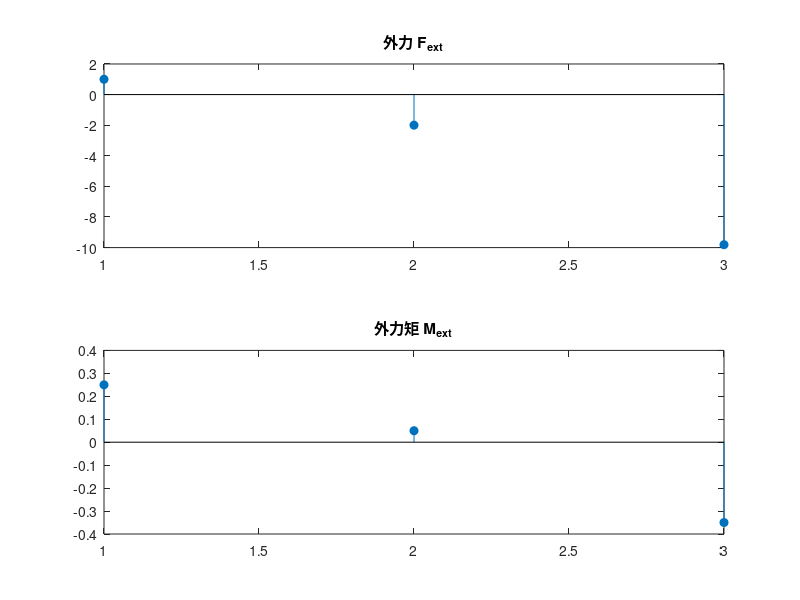
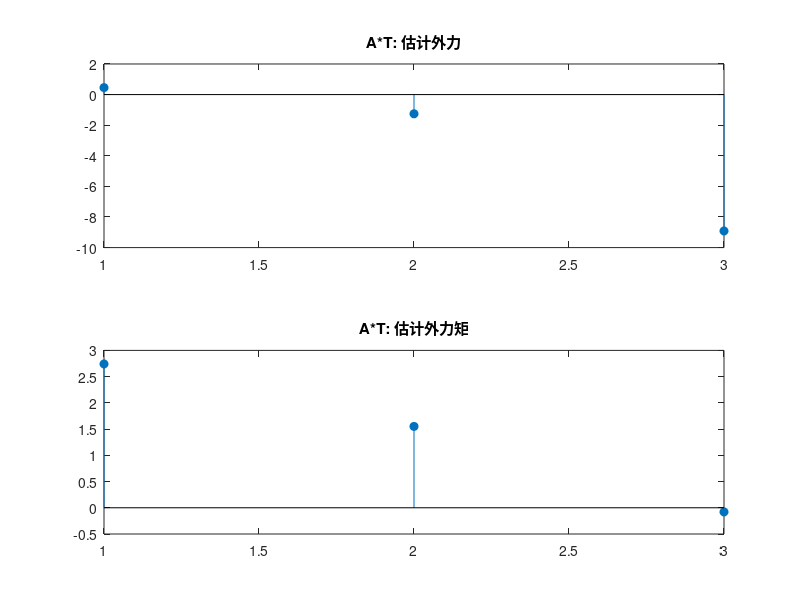

MATLAB code for these plots, in order:
clc;
clear;



%% ----------------------------
%% 参数设置（平台与运动学参数）
m = 1;                  % 平台质量 (kg)
g = [0; 0; -9.81];      % 重力 (m/s^2)
I = diag([0.5, 0.5, 1]);  % 平台惯性矩阵 (kg·m^2)

% 平台位姿（单位：m, rad）
x = 3; y = -5; z = 6;
roll = 0; pitch = 0; yaw = 0;

% 平台线性加速度（m/s^2）
a = [1; -2; 0.0];

% 欧拉角速率和加速度（rad/s, rad/s^2）
euler_dot = [0.5; 0.3; 0.4];
euler_ddot = [0.5; 0.1; -0.2];

%% ----------------------------
%% Step 1: 计算平台外力 F_ext 和外力矩 M_ext（完整考虑 T_dot）
% 平移外力
F_ext = m * a + m * g;

% 欧拉角与转换矩阵（ZYX顺序）
phi = roll; theta = pitch; psi = yaw;
T_mat = [ 1,        0,            -sin(theta);
          0,  cos(phi),    cos(theta)*sin(phi);
          0, -sin(phi),    cos(theta)*cos(phi)];

% 角速度
omega = T_mat * euler_dot;

% 计算 T_mat 关于 phi 和 theta 的偏导数
dT_dphi = [ 0,            0,              0;
            0,      -sin(phi),    cos(theta)*cos(phi);
            0,      -cos(phi),   -cos(theta)*sin(phi) ];

dT_dtheta = [ 0,            0,             -cos(theta);
              0,            0,             -sin(theta)*sin(phi);
              0,            0,             -sin(theta)*cos(phi) ];

% 计算 T_dot：注意只考虑 phi 和 theta 的贡献
T_dot = dT_dphi * euler_dot(1) + dT_dtheta * euler_dot(2);

% 完整计算角加速度：alpha = T_dot*euler_dot + T_mat*euler_ddot
alpha = T_dot * euler_dot + T_mat * euler_ddot;

% 外力矩
M_ext = I * alpha + cross(omega, I * omega);

% 合成外部作用向量
W = [F_ext; M_ext];

disp('外力 F_ext (N):'); disp(F_ext);
disp('外力矩 M_ext (N·m):'); disp(M_ext);

%% ----------------------------
%% Step 2: 构造矩阵 A（6x8），用于平衡方程 A*T = W
% 平台与容器参数
L_container = 10.0;    % 容器边长 (m)
L_platform  = 0.5;    % 平台边长 (m)
p_center = [3; -5; 6]; % 平台质心位置

% 计算平台挂载点相对于平台质心的向量 (8个角)
r_platform = [ L_platform/2,  L_platform/2,  L_platform/2,  L_platform/2, -L_platform/2, -L_platform/2, -L_platform/2, -L_platform/2;
               L_platform/2,  L_platform/2, -L_platform/2, -L_platform/2,  L_platform/2,  L_platform/2, -L_platform/2, -L_platform/2;
               L_platform/2, -L_platform/2,  L_platform/2, -L_platform/2,  L_platform/2, -L_platform/2,  L_platform/2, -L_platform/2];

% 平台挂载点位置
p = repmat(p_center,1,8) + r_platform;

% 定义容器锚点（正方体容器的八个角）
B = [ L_container/2,  L_container/2,  L_container/2,  L_container/2, -L_container/2, -L_container/2, -L_container/2, -L_container/2;
      L_container/2,  L_container/2, -L_container/2, -L_container/2,  L_container/2,  L_container/2, -L_container/2, -L_container/2;
      L_container/2, -L_container/2,  L_container/2, -L_container/2,  L_container/2, -L_container/2,  L_container/2, -L_container/2];

% 计算每根绳子的牵引方向单位向量 u
u = zeros(3,8);
for i = 1:8
    diff_vec = B(:,i) - p(:,i);
    u(:,i) = diff_vec / norm(diff_vec);
end

% r 向量（平台挂载点相对于平台质心）
r = r_platform;

% 构造 A 矩阵：上半部分为 u_i， 下半部分为 r_i x u_i
A = zeros(6, 8);
for i = 1:8
    A(1:3, i) = u(:, i);
    A(4:6, i) = cross(r(:, i), u(:, i));
end

%% ----------------------------
%% Step 3: 利用最小二乘法求解张力 T
%%T_cable = pinv(A) * W;  % 采用伪逆求最小二乘解

lambda = 1e-3;  % 正则化参数，根据具体情况调整
T_cable = (A'*A + lambda*eye(size(A,2))) \ (A'*W);


disp('求解得到的八根绳子的张力 (N):');
disp(T_cable);

% 补充：绘图显示 W 与 A*T 的比较
W_est = A * T_cable;
figure;
subplot(2,1,1);
stem(W(1:3), 'filled'); title('外力 F_{ext}');
subplot(2,1,2);
stem(W(4:6), 'filled'); title('外力矩 M_{ext}');

figure;
subplot(2,1,1);
stem(W_est(1:3), 'filled'); title('A*T: 估计外力');
subplot(2,1,2);
stem(W_est(4:6), 'filled'); title('A*T: 估计外力矩');

